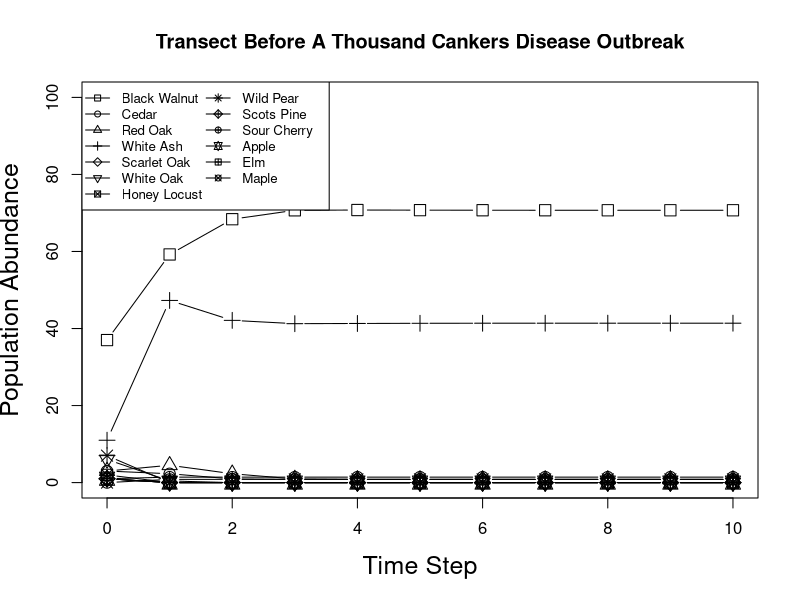
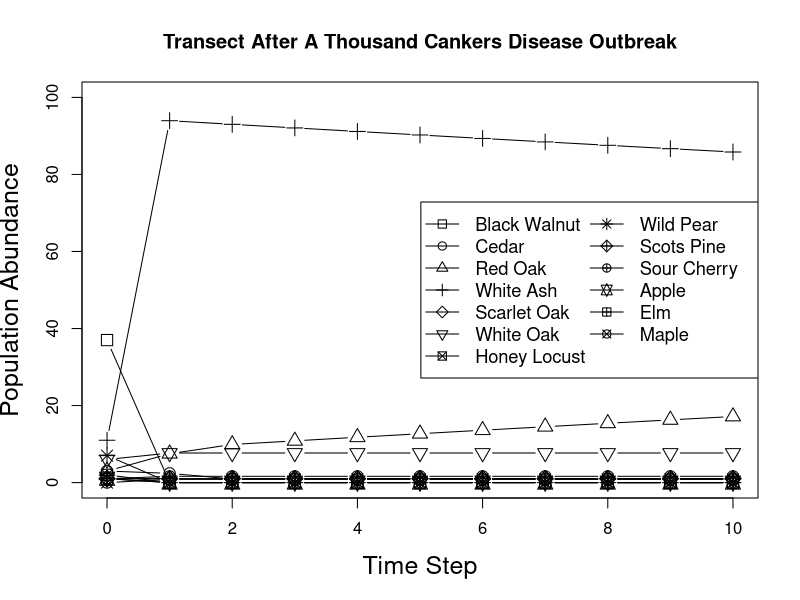
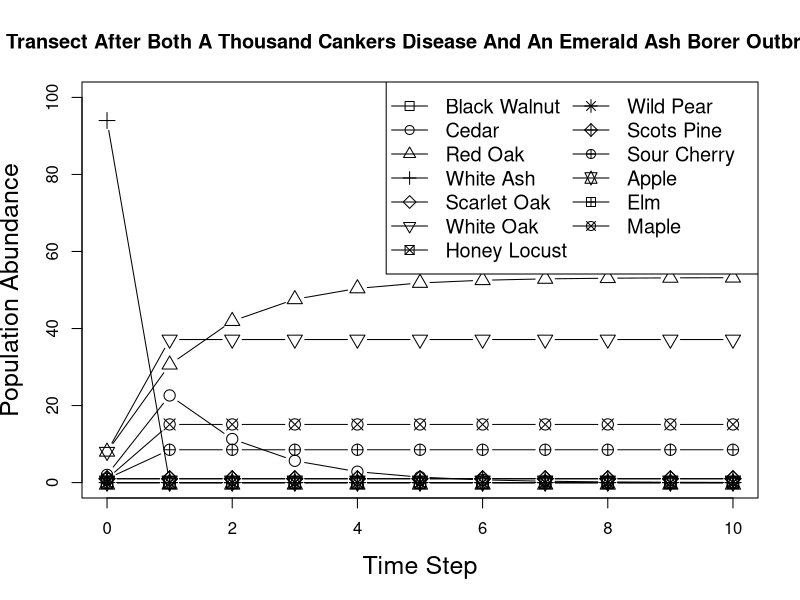

R code for these plots, in order:
# David Murphy
# Spring 2017: Edited 08/09/17
# Forest Succession in the Roemer Arobretum, Geneseo NY 14454

# Utilize the transect data from a 1999 study of the Roemer Arboretum to parameterize
# a (Henry Horn's) transition matrix model. The model predicts the arboretum's future tree composition
# during each of the below instances:
#   1. Model the tree succession of the Arboretum before a Thousand Cankers Disease outbreak
#   2. Simulate the hypothetical introduction of the Thousand Canker Disease (TCD)
#   3. Simulate the hypothetical introduction of a Emerald Ash Borer(EAB) outbreak following a TCD outbreak

#################################################################
###################### BEFORE TCD OUTREAK #######################
#################################################################

P1A=.76; P2A=0.0; P3A=1.0; P4A=.39; P6A=1.0; P7A=1.0; P8A=0.0; P9A=.16; P10A=1.0; P11A=0.0; P12A=0.0; P13A=0.0; P14A=0.0; P16A=.35;
P1B=.00; P2B=0.0; P3B=0.0; P4B=.02; P6B=0.0; P7B=0.0; P8B=.33; P9B=0.0; P10B=0.0; P11B=0.0; P12B=0.5; P13B=0.5; P14B=0.0; P16B=.01;
P1C=.00; P2C=1.0; P3C=0.0; P4C=0.0; P6C=0.0; P7C=0.0; P8C=.33; P9C=0.0; P10C=0.0; P11C=0.0; P12C=0.0; P13C=0.0; P14C=0.0; P16C=.02;
P1D=.24; P2D=0.0; P3D=0.0; P4D=.59; P6D=0.0; P7D=0.0; P8D=.34; P9D=.84; P10D=0.0; P11D=0.0; P12D=0.5; P13D=0.5; P14D=0.0; P16D=.58;
P1F=0.0; P2F=0.0; P3F=0.0; P4F=0.0; P6F=0.0; P7F=0.0; P8F=0.0; P9F=0.0; P10F=0.0; P11F=0.0; P12F=0.0; P13F=0.0; P14F=0.0; P16F=0.0;
P1G=0.0; P2G=0.0; P3G=0.0; P4G=0.0; P6G=0.0; P7G=0.0; P8G=0.0; P9G=0.0; P10G=0.0; P11G=0.0; P12G=0.0; P13G=0.0; P14G=0.0; P16G=.01;
P1H=0.0; P2H=0.0; P3H=0.0; P4H=0.0; P6H=0.0; P7H=0.0; P8H=0.0; P9H=0.0; P10H=0.0; P11H=0.0; P12H=0.0; P13H=0.0; P14H=0.0; P16H=0.0;
P1I=0.0; P2I=0.0; P3I=0.0; P4I=0.0; P6I=0.0; P7I=0.0; P8I=0.0; P9I=0.0; P10I=0.0; P11I=0.0; P12I=0.0; P13I=0.0; P14I=0.0; P16I=0.0;
P1J=0.0; P2J=0.0; P3J=0.0; P4J=0.0; P6J=0.0; P7J=0.0; P8J=0.0; P9J=0.0; P10J=0.0; P11J=0.0; P12J=0.0; P13J=0.0; P14J=0.0; P16J=0.0;
P1K=0.0; P2K=0.0; P3K=0.0; P4K=0.0; P6K=0.0; P7K=0.0; P8K=0.0; P9K=0.0; P10K=0.0; P11K=1.0; P12K=0.0; P13K=0.0; P14K=0.0; P16K=.01;
P1L=0.0; P2L=0.0; P3L=0.0; P4L=0.0; P6L=0.0; P7L=0.0; P8L=0.0; P9L=0.0; P10L=0.0; P11L=0.0; P12L=0.0; P13L=0.0; P14L=0.0; P16L=0.0;
P1M=0.0; P2M=0.0; P3M=0.0; P4M=0.0; P6M=0.0; P7M=0.0; P8M=0.0; P9M=0.0; P10M=0.0; P11M=0.0; P12M=0.0; P13M=0.0; P14M=0.0; P16M=0.0;
P1N=0.0; P2N=0.0; P3N=0.0; P4N=0.0; P6N=0.0; P7N=0.0; P8N=0.0; P9N=0.0; P10N=0.0; P11N=0.0; P12N=0.0; P13N=0.0; P14N=1.0; P16N=.02;
P1P=0.0; P2P=0.0; P3P=0.0; P4P=0.0; P6P=0.0; P7P=0.0; P8P=0.0; P9P=0.0; P10P=0.0; P11P=0.0; P12P=0.0; P13P=0.0; P14P=0.0; P16P=0.0;


M = matrix(c(P1A, P2A, P3A, P4A, P6A, P7A, P8A, P9A, P10A, P11A, P12A, P13A, P14A, P16A,
             P1B, P2B, P3B, P4B, P6B, P7B, P8B, P9B, P10B, P11B, P12B, P13B, P14B, P16B,
             P1C, P2C, P3C, P4C, P6C, P7C, P8C, P9C, P10C, P11C, P12C, P13C, P14C, P16C,
             P1D, P2D, P3D, P4D, P6D, P7D, P8D, P9D, P10D, P11D, P12D, P13D, P14D, P16D,
             P1F, P2F, P3F, P4F, P6F, P7F, P8F, P9F, P10F, P11F, P12F, P13F, P14F, P16F,
             P1G, P2G, P3G, P4G, P6G, P7G, P8G, P9G, P10G, P11G, P12G, P13G, P14G, P16G,
             P1H, P2H, P3H, P4H, P6H, P7H, P8H, P9H, P10H, P11H, P12H, P13H, P14H, P16H,
             P1I, P2I, P3I, P4I, P6I, P7I, P8I, P9I, P10I, P11I, P12I, P13I, P14I, P16I,
             P1J, P2J, P3J, P4J, P6J, P7J, P8J, P9J, P10J, P11J, P12J, P13J, P14J, P16J,
             P1K, P2K, P3K, P4K, P6K, P7K, P8K, P9K, P10K, P11K, P12K, P13K, P14K, P16K,
             P1L, P2L, P3L, P4L, P6L, P7L, P8L, P9L, P10L, P11L, P12L, P13L, P14L, P16L,
             P1M, P2M, P3M, P4M, P6M, P7M, P8M, P9M, P10M, P11M, P12M, P13M, P14M, P16M,
             P1N, P2N, P3N, P4N, P6N, P7N, P8N, P9N, P10N, P11N, P12N, P13N, P14N, P16N,
             P1P, P2P, P3P, P4P, P6P, P7P, P8P, P9P, P10P, P11P, P12P, P13P, P14P, P16P),
           nrow = 14, byrow = T)

numyrs = 10
pch.vals = c(0,1,2,3,5,6,7,8,9,10,11,12,13,15)
N = matrix(c(37,3,3,11,1,6,2,7,1,1,1,1,0,42), ncol = 1)

for (i in 2:(numyrs+1)) {
  Ntemp = M %*%N[,(i-1)] # multiply matrix by vector
  N = cbind(N,Ntemp)
}

plot(0,type = "n", xlim = c(0,numyrs),ylim = c(0,100), main = "Transect Before A Thousand Cankers Disease Outbreak",
     ylab = "Population Abundance",xlab = "Time Step",cex.lab = 1.5)

for (i in 1:13) {
  lines(0:numyrs,N[i,],type = "b", pch = pch.vals[i], cex = 1.5)
}

leg.txt = c("Black Walnut","Cedar","Red Oak","White Ash","Scarlet Oak",
            "White Oak","Honey Locust","Wild Pear","Scots Pine","Sour Cherry","Apple",
            "Elm","Maple")

legend("topleft", ncol = 2, pch = pch.vals, cex = .8,leg.txt,lwd = 1)

##############################################################
################ After a TCD outbreak ########################
##############################################################

P1A=.00; P2A=0.0; P3A=0.0; P4A=0.0; P6A=0.0; P7A=0.0; P8A=0.0; P9A=0.0; P10A=0.0; P11A=0.0; P12A=0.0; P13A=0.0; P14A=0.0; P16A=0.0;
P1B=.00; P2B=0.0; P3B=0.0; P4B=.01; P6B=0.0; P7B=0.0; P8B=.33; P9B=0.0; P10B=0.0; P11B=0.0; P12B=0.5; P13B=0.5; P14B=0.0; P16B=.015;
P1C=.00; P2C=1.0; P3C=1.0; P4C=0.0; P6C=0.0; P7C=0.0; P8C=.33; P9C=0.0; P10C=0.0; P11C=0.0; P12C=0.0; P13C=0.0; P14C=0.0; P16C=.02;
P1D=1.0; P2D=0.0; P3D=0.0; P4D=.99; P6D=0.0; P7D=0.0; P8D=.34; P9D=1.0; P10D=0.0; P11D=0.0; P12D=0.5; P13D=0.5; P14D=0.0; P16D=.89;
P1F=0.0; P2F=0.0; P3F=0.0; P4F=0.0; P6F=1.0; P7F=0.0; P8F=0.0; P9F=0.0; P10F=0.0; P11F=0.0; P12F=0.0; P13F=0.0; P14F=0.0; P16F=0.0;
P1G=0.0; P2G=0.0; P3G=0.0; P4G=0.0; P6G=0.0; P7G=1.0; P8G=0.0; P9G=0.0; P10G=0.0; P11G=0.0; P12G=0.0; P13G=0.0; P14G=0.0; P16G=.04;
P1H=0.0; P2H=0.0; P3H=0.0; P4H=0.0; P6H=0.0; P7H=0.0; P8H=0.0; P9H=0.0; P10H=0.0; P11H=0.0; P12H=0.0; P13H=0.0; P14H=0.0; P16H=0.0;
P1I=0.0; P2I=0.0; P3I=0.0; P4I=0.0; P6I=0.0; P7I=0.0; P8I=0.0; P9I=0.0; P10I=0.0; P11I=0.0; P12I=0.0; P13I=0.0; P14I=0.0; P16I=0.0;
P1J=0.0; P2J=0.0; P3J=0.0; P4J=0.0; P6J=0.0; P7J=0.0; P8J=0.0; P9J=0.0; P10J=1.0; P11J=0.0; P12J=0.0; P13J=0.0; P14J=0.0; P16J=0.0;
P1K=0.0; P2K=0.0; P3K=0.0; P4K=0.0; P6K=0.0; P7K=0.0; P8K=0.0; P9K=0.0; P10K=0.0; P11K=1.0; P12K=0.0; P13K=0.0; P14K=0.0; P16K=.015;
P1L=0.0; P2L=0.0; P3L=0.0; P4L=0.0; P6L=0.0; P7L=0.0; P8L=0.0; P9L=0.0; P10L=0.0; P11L=0.0; P12L=0.0; P13L=0.0; P14L=0.0; P16L=0.0;
P1M=0.0; P2M=0.0; P3M=0.0; P4M=0.0; P6M=0.0; P7M=0.0; P8M=0.0; P9M=0.0; P10M=0.0; P11M=0.0; P12M=0.0; P13M=0.0; P14M=0.0; P16M=0.0;
P1N=0.0; P2N=0.0; P3N=0.0; P4N=0.0; P6N=0.0; P7N=0.0; P8N=0.0; P9N=0.0; P10N=0.0; P11N=0.0; P12N=0.0; P13N=0.0; P14N=1.0; P16N=.02;
P1P=0.0; P2P=0.0; P3P=0.0; P4P=0.0; P6P=0.0; P7P=0.0; P8P=0.0; P9P=0.0; P10P=0.0; P11P=0.0; P12P=0.0; P13P=0.0; P14P=0.0; P16P=0.0;


M = matrix(c(P1A, P2A, P3A, P4A, P6A, P7A, P8A, P9A, P10A, P11A, P12A, P13A, P14A, P16A,
             P1B, P2B, P3B, P4B, P6B, P7B, P8B, P9B, P10B, P11B, P12B, P13B, P14B, P16B,
             P1C, P2C, P3C, P4C, P6C, P7C, P8C, P9C, P10C, P11C, P12C, P13C, P14C, P16C,
             P1D, P2D, P3D, P4D, P6D, P7D, P8D, P9D, P10D, P11D, P12D, P13D, P14D, P16D,
             P1F, P2F, P3F, P4F, P6F, P7F, P8F, P9F, P10F, P11F, P12F, P13F, P14F, P16F,
             P1G, P2G, P3G, P4G, P6G, P7G, P8G, P9G, P10G, P11G, P12G, P13G, P14G, P16G,
             P1H, P2H, P3H, P4H, P6H, P7H, P8H, P9H, P10H, P11H, P12H, P13H, P14H, P16H,
             P1I, P2I, P3I, P4I, P6I, P7I, P8I, P9I, P10I, P11I, P12I, P13I, P14I, P16I,
             P1J, P2J, P3J, P4J, P6J, P7J, P8J, P9J, P10J, P11J, P12J, P13J, P14J, P16J,
             P1K, P2K, P3K, P4K, P6K, P7K, P8K, P9K, P10K, P11K, P12K, P13K, P14K, P16K,
             P1L, P2L, P3L, P4L, P6L, P7L, P8L, P9L, P10L, P11L, P12L, P13L, P14L, P16L,
             P1M, P2M, P3M, P4M, P6M, P7M, P8M, P9M, P10M, P11M, P12M, P13M, P14M, P16M,
             P1N, P2N, P3N, P4N, P6N, P7N, P8N, P9N, P10N, P11N, P12N, P13N, P14N, P16N,
             P1P, P2P, P3P, P4P, P6P, P7P, P8P, P9P, P10P, P11P, P12P, P13P, P14P, P16P),
           nrow = 14, byrow = T)

numyrs = 10
pch.vals = c(0,1,2,3,5,6,7,8,9,10,11,12,13,15)
N = matrix(c(37,3,3,11,1,6,2,7,1,1,1,1,0,42), ncol = 1)

for (i in 2:(numyrs+1)) {
  Ntemp = M %*%N[,(i-1)] # multiply matrix by vector
  N = cbind(N,Ntemp)
}
plot(0,type = "n", xlim = c(0,numyrs), main = "Transect After A Thousand Cankers Disease Outbreak", ylim = c(0,100),
     ylab = "Population Abundance",xlab = "Time Step",cex.lab = 1.5)
for (i in 1:13){
  lines(0:numyrs,N[i,],type = "b", pch = pch.vals[i], cex = 1.5)
}
leg.txt = c("Black Walnut","Cedar","Red Oak","White Ash","Scarlet Oak",
            "White Oak","Honey Locust","Wild Pear","Scots Pine","Sour Cherry","Apple",
            "Elm","Maple")
legend("right", ncol = 2, pch = pch.vals, cex = 1.1,leg.txt,lwd = 1)

##############################################################################
################ After both a TCD and EAB outbreak ###########################
##############################################################################


P1A=.00; P2A=0.0; P3A=0.0; P4A=0.0; P6A=0.0; P7A=0.0; P8A=0.0; P9A=0.0; P10A=0.0; P11A=0.0; P12A=0.0; P13A=0.0; P14A=0.0;
P1B=.00; P2B=0.5; P3B=0.0; P4B=.23; P6B=0.0; P7B=0.0; P8B=0.5; P9B=0.0; P10B=0.0; P11B=0.0; P12B=1.0; P13B=1.0; P14B=0.0; 
P1C=.00; P2C=0.5; P3C=1.0; P4C=.23; P6C=0.0; P7C=0.0; P8C=0.5; P9C=0.0; P10C=0.0; P11C=0.0; P12C=0.0; P13C=0.0; P14C=0.0; 
P1D=1.0; P2D=0.0; P3D=0.0; P4D=0.0; P6D=0.0; P7D=0.0; P8D=0.0; P9D=1.0; P10D=0.0; P11D=0.0; P12D=0.0; P13D=0.0; P14D=0.0; 
P1F=0.0; P2F=0.0; P3F=0.0; P4F=0.0; P6F=1.0; P7F=0.0; P8F=0.0; P9F=0.0; P10F=0.0; P11F=0.0; P12F=0.0; P13F=0.0; P14F=0.0; 
P1G=0.0; P2G=0.0; P3G=0.0; P4G=.31; P6G=0.0; P7G=1.0; P8G=0.0; P9G=0.0; P10G=0.0; P11G=0.0; P12G=0.0; P13G=0.0; P14G=0.0; 
P1H=0.0; P2H=0.0; P3H=0.0; P4H=0.0; P6H=0.0; P7H=0.0; P8H=0.0; P9H=0.0; P10H=0.0; P11H=0.0; P12H=0.0; P13H=0.0; P14H=0.0; 
P1I=0.0; P2I=0.0; P3I=0.0; P4I=0.0; P6I=0.0; P7I=0.0; P8I=0.0; P9I=0.0; P10I=0.0; P11I=0.0; P12I=0.0; P13I=0.0; P14I=0.0; 
P1J=0.0; P2J=0.0; P3J=0.0; P4J=0.0; P6J=0.0; P7J=0.0; P8J=0.0; P9J=0.0; P10J=1.0; P11J=0.0; P12J=0.0; P13J=0.0; P14J=0.0; 
P1K=0.0; P2K=0.0; P3K=0.0; P4K=.08; P6K=0.0; P7K=0.0; P8K=0.0; P9K=0.0; P10K=0.0; P11K=1.0; P12K=0.0; P13K=0.0; P14K=0.0; 
P1L=0.0; P2L=0.0; P3L=0.0; P4L=0.0; P6L=0.0; P7L=0.0; P8L=0.0; P9L=0.0; P10L=0.0; P11L=0.0; P12L=0.0; P13L=0.0; P14L=0.0; 
P1M=0.0; P2M=0.0; P3M=0.0; P4M=0.0; P6M=0.0; P7M=0.0; P8M=0.0; P9M=0.0; P10M=0.0; P11M=0.0; P12M=0.0; P13M=0.0; P14M=0.0; 
P1N=0.0; P2N=0.0; P3N=0.0; P4N=.15; P6N=0.0; P7N=0.0; P8N=0.0; P9N=0.0; P10N=0.0; P11N=0.0; P12N=0.0; P13N=0.0; P14N=1.0; 


M = matrix(c(P1A, P2A, P3A, P4A, P6A, P7A, P8A, P9A, P10A, P11A, P12A, P13A, P14A, 
             P1B, P2B, P3B, P4B, P6B, P7B, P8B, P9B, P10B, P11B, P12B, P13B, P14B, 
             P1C, P2C, P3C, P4C, P6C, P7C, P8C, P9C, P10C, P11C, P12C, P13C, P14C, 
             P1D, P2D, P3D, P4D, P6D, P7D, P8D, P9D, P10D, P11D, P12D, P13D, P14D, 
             P1F, P2F, P3F, P4F, P6F, P7F, P8F, P9F, P10F, P11F, P12F, P13F, P14F, 
             P1G, P2G, P3G, P4G, P6G, P7G, P8G, P9G, P10G, P11G, P12G, P13G, P14G, 
             P1H, P2H, P3H, P4H, P6H, P7H, P8H, P9H, P10H, P11H, P12H, P13H, P14H, 
             P1I, P2I, P3I, P4I, P6I, P7I, P8I, P9I, P10I, P11I, P12I, P13I, P14I, 
             P1J, P2J, P3J, P4J, P6J, P7J, P8J, P9J, P10J, P11J, P12J, P13J, P14J, 
             P1K, P2K, P3K, P4K, P6K, P7K, P8K, P9K, P10K, P11K, P12K, P13K, P14K, 
             P1L, P2L, P3L, P4L, P6L, P7L, P8L, P9L, P10L, P11L, P12L, P13L, P14L, 
             P1M, P2M, P3M, P4M, P6M, P7M, P8M, P9M, P10M, P11M, P12M, P13M, P14M, 
             P1N, P2N, P3N, P4N, P6N, P7N, P8N, P9N, P10N, P11N, P12N, P13N, P14N),
           nrow = 13, byrow = T)
numyrs = 10
pch.vals = c(0,1,2,3,5,6,7,8,9,10,11,12,13)
N = matrix(c(0,2,8,94,1,8,0,0,1,1,0,0,1), ncol = 1)

for (i in 2:(numyrs+1)) {
  Ntemp = M %*%N[,(i-1)] # multiply matrix by vector
  N = cbind(N,Ntemp)
}
plot(0,type = "n", xlim = c(0,numyrs), main = "Transect After Both A Thousand Cankers Disease And An Emerald Ash Borer Outbreak", ylim = c(0,100),
     ylab = "Population Abundance",xlab = "Time Step",cex.lab = 1.5)
for (i in 1:13){
  lines(0:numyrs,N[i,],type = "b", pch = pch.vals[i], cex = 1.5)
}
leg.txt = c("Black Walnut","Cedar","Red Oak","White Ash","Scarlet Oak",
            "White Oak","Honey Locust","Wild Pear","Scots Pine","Sour Cherry","Apple",
            "Elm","Maple")
legend("topright", ncol = 2, pch = pch.vals, cex = 1.2,leg.txt,lwd = 1)
